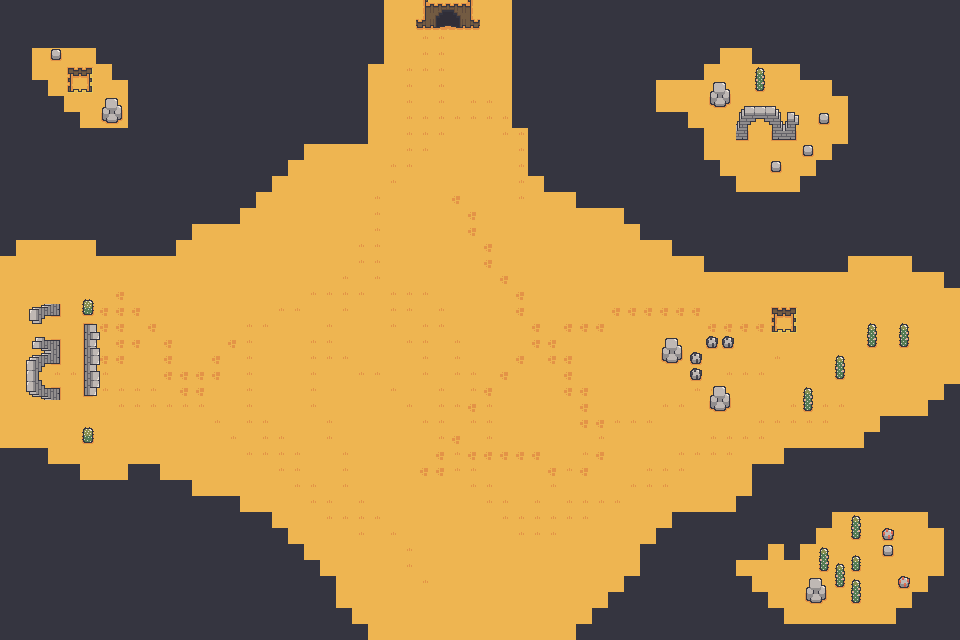

The image is a tile-based game level rendered from a .tmx file. Its description and source (layers, tilesets, objects; grid data summarised) follow:
An orthogonal 60x40 tile map with 16x16 px tiles, 3 tile layers (Background, FirstLayer, SecondLayer), 3 tilesets and 81 objects.

<map version="1.10" tiledversion="git" orientation="orthogonal" renderorder="right-down" width="60" height="40" tilewidth="16" tileheight="16" infinite="0" nextlayerid="6" nextobjectid="106">
 <tileset firstgid="1" source="DesertPng.tsx" />
 <tileset firstgid="199" source="desert_ [fencesAndWalls].tsx" />
 <tileset firstgid="379" source="DesertRessource.tsx" />
 <layer id="1" name="Background" width="60" height="40">
  <data>[2400 cells, 2400 non-empty, 1 distinct tile ids]</data>
 </layer>
 <layer id="2" name="FirstLayer" width="60" height="40">
  <data>[2400 cells, 1382 non-empty, 8 distinct tile ids]</data>
 </layer>
 <layer id="3" name="SecondLayer" width="60" height="40">
  <data>[2400 cells, 111 non-empty, 56 distinct tile ids]</data>
 </layer>
 <objectgroup id="4" name="Collision">
  <object id="1" x="512.667" y="0.666667" width="16.6667" height="127">
   <properties>
    <property name="blocked" type="bool" value="true" />
   </properties>
  </object>
  <object id="2" x="528.667" y="128.333" width="15.6667" height="47">
   <properties>
    <property name="blocked" type="bool" value="true" />
   </properties>
  </object>
  <object id="3" x="544.667" y="176" width="30.6667" height="15.6667">
   <properties>
    <property name="blocked" type="bool" value="true" />
   </properties>
  </object>
  <object id="4" x="576.333" y="193.333" width="47.3333" height="14.3333">
   <properties>
    <property name="blocked" type="bool" value="true" />
   </properties>
  </object>
  <object id="5" x="623.667" y="208.333" width="15.6667" height="15.6667">
   <properties>
    <property name="blocked" type="bool" value="true" />
   </properties>
  </object>
  <object id="6" x="640.333" y="224" width="32" height="16">
   <properties>
    <property name="blocked" type="bool" value="true" />
   </properties>
  </object>
  <object id="7" x="672" y="241" width="32.6667" height="15">
   <properties>
    <property name="blocked" type="bool" value="true" />
   </properties>
  </object>
  <object id="8" x="703.333" y="257.667" width="144.667" height="13.6667">
   <properties>
    <property name="blocked" type="bool" value="true" />
   </properties>
  </object>
  <object id="9" x="848.667" y="241.333" width="62.3333" height="14.3333">
   <properties>
    <property name="blocked" type="bool" value="true" />
   </properties>
  </object>
  <object id="10" x="912.333" y="256" width="31.6667" height="16">
   <properties>
    <property name="blocked" type="bool" value="true" />
   </properties>
  </object>
  <object id="11" x="944" y="273" width="15.6667" height="15">
   <properties>
    <property name="blocked" type="bool" value="true" />
   </properties>
  </object>
  <object id="12" x="944" y="384.667" width="15.6667" height="15.6667">
   <properties>
    <property name="blocked" type="bool" value="true" />
   </properties>
  </object>
  <object id="13" x="927.667" y="400.667" width="17" height="14.6667">
   <properties>
    <property name="blocked" type="bool" value="true" />
   </properties>
  </object>
  <object id="14" x="880.333" y="416.333" width="47.6667" height="8">
   <properties>
    <property name="blocked" type="bool" value="true" />
   </properties>
  </object>
  <object id="15" x="864" y="432.667" width="16.6667" height="16">
   <properties>
    <property name="blocked" type="bool" value="true" />
   </properties>
  </object>
  <object id="16" x="879.667" y="424.333" width="10.3333" height="7">
   <properties>
    <property name="blocked" type="bool" value="true" />
   </properties>
  </object>
  <object id="18" x="784" y="448.333" width="80" height="16">
   <properties>
    <property name="blocked" type="bool" value="true" />
   </properties>
  </object>
  <object id="19" x="751.667" y="464.333" width="33.3333" height="32.3333">
   <properties>
    <property name="blocked" type="bool" value="true" />
   </properties>
  </object>
  <object id="20" x="736" y="496.333" width="17.3333" height="16.3333">
   <properties>
    <property name="blocked" type="bool" value="true" />
   </properties>
  </object>
  <object id="21" x="672.667" y="512.333" width="63.3333" height="15.3333">
   <properties>
    <property name="blocked" type="bool" value="true" />
   </properties>
  </object>
  <object id="22" x="656.667" y="528.667" width="16.6667" height="16">
   <properties>
    <property name="blocked" type="bool" value="true" />
   </properties>
  </object>
  <object id="23" x="640" y="544.667" width="16" height="31.6667">
   <properties>
    <property name="blocked" type="bool" value="true" />
   </properties>
  </object>
  <object id="24" x="623.333" y="576" width="18" height="16">
   <properties>
    <property name="blocked" type="bool" value="true" />
   </properties>
  </object>
  <object id="25" x="608.333" y="592.333" width="15.6667" height="15.3333">
   <properties>
    <property name="blocked" type="bool" value="true" />
   </properties>
  </object>
  <object id="26" x="592.333" y="608.667" width="15.3333" height="16">
   <properties>
    <property name="blocked" type="bool" value="true" />
   </properties>
  </object>
  <object id="27" x="576.333" y="624.667" width="16" height="15.3333">
   <properties>
    <property name="blocked" type="bool" value="true" />
   </properties>
  </object>
  <object id="28" x="352.333" y="624.667" width="16" height="14.6667">
   <properties>
    <property name="blocked" type="bool" value="true" />
   </properties>
  </object>
  <object id="29" x="336" y="609.333" width="15.6667" height="12.6667">
   <properties>
    <property name="blocked" type="bool" value="true" />
   </properties>
  </object>
  <object id="30" x="320" y="577" width="15.6667" height="30">
   <properties>
    <property name="blocked" type="bool" value="true" />
   </properties>
  </object>
  <object id="31" x="304" y="561" width="16.3333" height="15">
   <properties>
    <property name="blocked" type="bool" value="true" />
   </properties>
  </object>
  <object id="32" x="287" y="544.333" width="17" height="16.3333">
   <properties>
    <property name="blocked" type="bool" value="true" />
   </properties>
  </object>
  <object id="33" x="271.333" y="528.333" width="16.3333" height="16">
   <properties>
    <property name="blocked" type="bool" value="true" />
   </properties>
  </object>
  <object id="34" x="239.667" y="513" width="32.3333" height="15.3333">
   <properties>
    <property name="blocked" type="bool" value="true" />
   </properties>
  </object>
  <object id="35" x="189.333" y="496" width="50.6667" height="16.6667">
   <properties>
    <property name="blocked" type="bool" value="true" />
   </properties>
  </object>
  <object id="36" x="80" y="480.667" width="112" height="14.3333">
   <properties>
    <property name="blocked" type="bool" value="true" />
   </properties>
  </object>
  <object id="37" x="128.333" y="464.667" width="31.6667" height="15.6667">
   <properties>
    <property name="blocked" type="bool" value="true" />
   </properties>
  </object>
  <object id="38" x="47.6667" y="463.667" width="32.3333" height="16.6667">
   <properties>
    <property name="blocked" type="bool" value="true" />
   </properties>
  </object>
  <object id="39" x="0" y="448.333" width="49" height="15.6667">
   <properties>
    <property name="blocked" type="bool" value="true" />
   </properties>
  </object>
  <object id="40" x="-0.333333" y="240.333" width="15.6667" height="15.6667">
   <properties>
    <property name="blocked" type="bool" value="true" />
   </properties>
  </object>
  <object id="41" x="15.6667" y="224.333" width="80.3333" height="15.6667">
   <properties>
    <property name="blocked" type="bool" value="true" />
   </properties>
  </object>
  </objectgroup>
 <objectgroup id="5" name="Door">
  <!-- 1 objects omitted --></objectgroup>
</map>
<!-- 41 of 81 objects omitted -->
